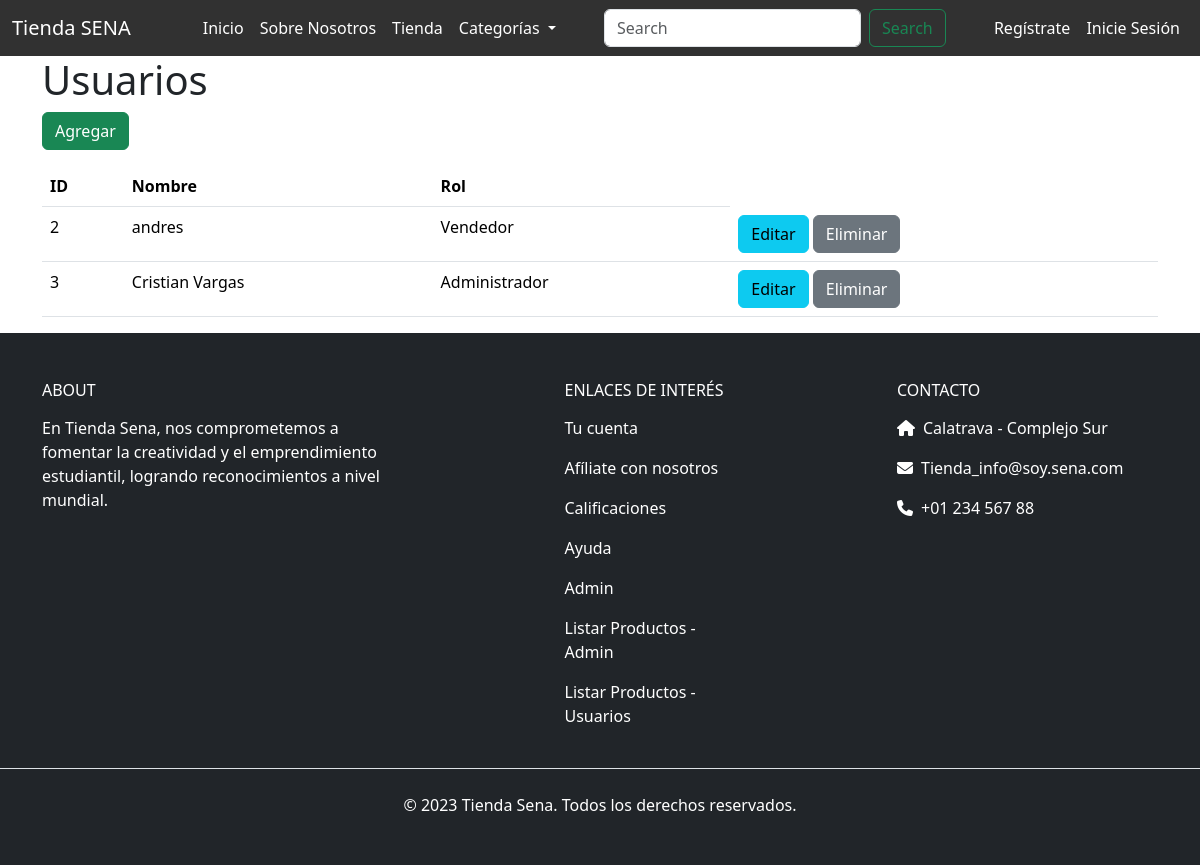
Before: /usuarios with the older database file.
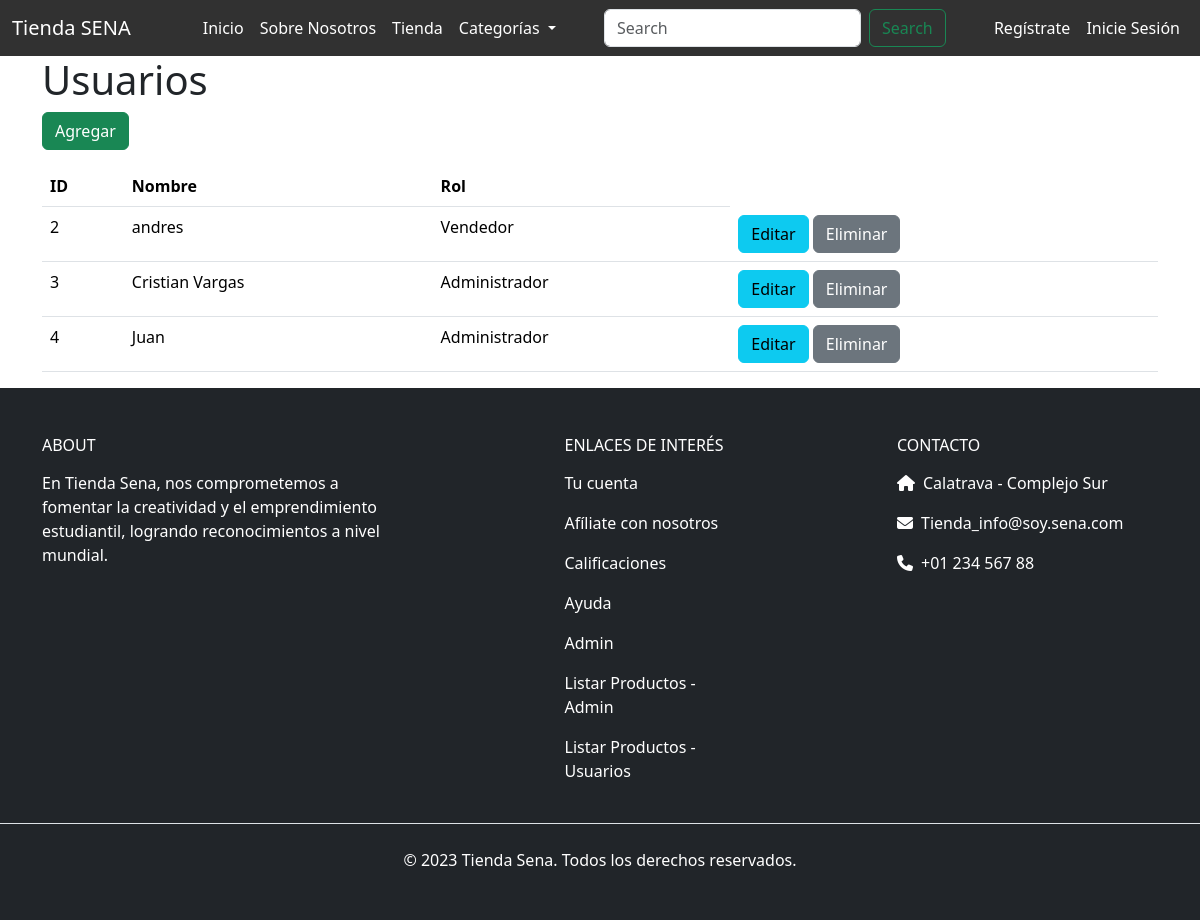
After: the same page with the newer database file.
### tienda_sena/models.py (models this page shows, shortened)
class Usuario(models.Model):
    nombre_apellido = models.CharField(max_length=150)
    correo = models.CharField(max_length=254)
    password = models.CharField(max_length=254)
    ROLES = (
        (1, "Administrador"),
        (2, "Cliente"),
        (3, "Vendedor"),
    )
    rol = models.IntegerField(choices=ROLES, default=2)
    imagen_perfil = models.ImageField(upload_to='usuarios/', null=True, blank=True)  # Campo para la foto de perfil

### tienda_sena/views.py (the view)
# urls.py: path('usuarios', views.usuarios, name='usuarios'),
def usuarios(request):
    q = Usuario.objects.all()
    contexto = { "data": q }
    return render(request, "administrador/usuarios/listar_usuarios.html", contexto)

### tienda_sena/context_processors.py (called while the page is built)
def categorias(request):
    categorias = Producto.CATEGORIAS
    return {'categorias': categorias}

def colores(request):
    colores = Producto.COLORES
    return {'colores': colores}

### tienda_sena/templates/administrador/usuarios/listar_usuarios.html
{% extends 'bases/base.html' %}
{% load static %}
{% block main%}
<div class="container">
    <h1>Usuarios</h1>
    <a href="{% url 'agregar_usuario' %}" class="btn btn-success mb-3">Agregar</a>
    <table class="table">
        <thead>
            <tr>
                <th>ID</th>
                <th>Nombre</th>
                <th>Rol</th>
            </tr>
        </thead>
        <tbody>
            {% for x in data %}
                <tr>
                    <td>{{ x.id }}</td>
                    <td>{{ x.nombre_apellido }}</td>
                    <td>{{ x.get_rol_display }}</td>
                    <td>
                        <a href="{% url 'editar_usuario' x.id %}" class="btn btn-info">Editar</a>
                        <a href="{% url 'eliminar_usuario' x.id %}" class="btn btn-secondary">Eliminar</a>
                    </td>
                </tr>
            {% endfor %}
        </tbody>
    </table>
</div>
{% endblock %}

Changed rows visible on the page:
added Usuario: id "4", nombre_apellido "Juan", rol "Administrador"
